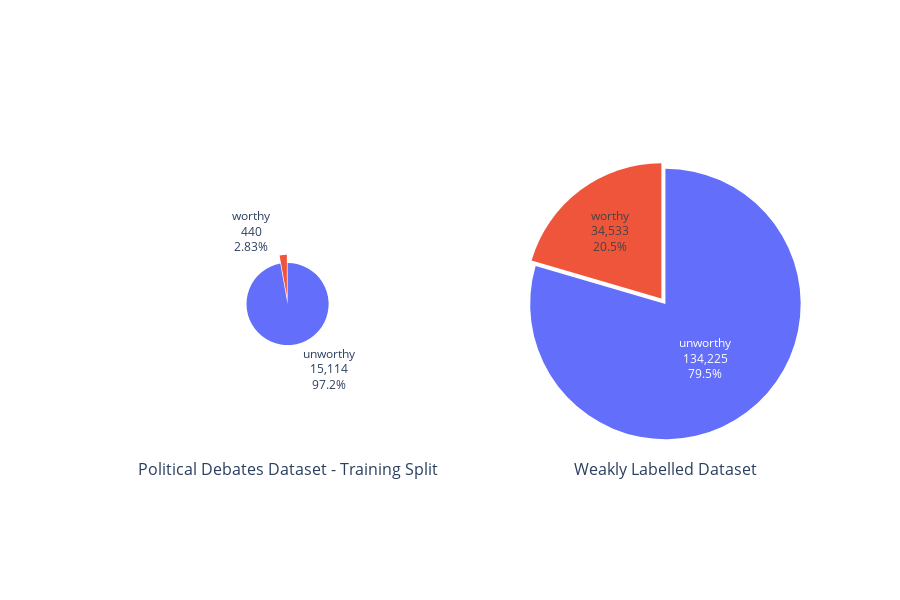

The notebook cell saved with this chart:
### Code cell
labels = ['worthy', 'unworthy']
specs = [[{'type':'domain'}]*2]

datasets = [
    'Political Debates Dataset - Training Split',
    'Weakly Labelled Dataset',
]

positions = [(1, 1), (1, 2)]

fig = make_subplots(rows=1, cols=2, specs=specs, subplot_titles=datasets, horizontal_spacing=0.1)
pulls = [[0.2, 0], [0.05, 0]]
# # Define pie charts
for i, dataset in enumerate(datasets):
    fig.add_trace(
        go.Pie(
            name=dataset,
            labels=labels,
            values=df[df['dataset'] == dataset]['count'].values,
            pull=pulls[i],
            scalegroup='one',
            textinfo='label+percent+value',
        ),
        *positions[i]
    )

# # Tune layout and hover info
fig.update_traces(hoverinfo='label+percent')
fig.update(layout_title_text=None, #'Class imbalance and size comparison of Political Debates and Weakly Labelled datasets.'
           layout_showlegend=False, layout_height=600, layout_width=900)

for annotation in fig['layout']['annotations']:
    annotation['y'] -= 1.125

# print(fig['layout']['annotations'])
fig = go.Figure(fig)
fig.show()

### Figure 1 — Plotly figure (JSON) as saved in the notebook; plotly's stock layout.template omitted (floating-point values rounded to 4 significant figures)
{"data": [{"domain": {"x": [0, 0.45], "y": [0, 1]}, "hoverinfo": "label+percent", "labels": ["worthy", "unworthy"], "name": "Political Debates Dataset - Training Split", "pull": [0.2, 0], "scalegroup": "one", "textinfo": "label+percent+value", "type": "pie", "values": [440, 15114]}, {"domain": {"x": [0.55, 1], "y": [0, 1]}, "hoverinfo": "label+percent", "labels": ["worthy", "unworthy"], "name": "Weakly Labelled Dataset", "pull": [0.05, 0], "scalegroup": "one", "textinfo": "label+percent+value", "type": "pie", "values": [34533, 134225]}], "layout": {"annotations": [{"font": {"size": 16}, "showarrow": false, "text": "Political Debates Dataset - Training Split", "x": 0.225, "xanchor": "center", "xref": "paper", "y": -0.125, "yanchor": "bottom", "yref": "paper"}, {"font": {"size": 16}, "showarrow": false, "text": "Weakly Labelled Dataset", "x": 0.775, "xanchor": "center", "xref": "paper", "y": -0.125, "yanchor": "bottom", "yref": "paper"}], "height": 600, "showlegend": false, "width": 900}}
